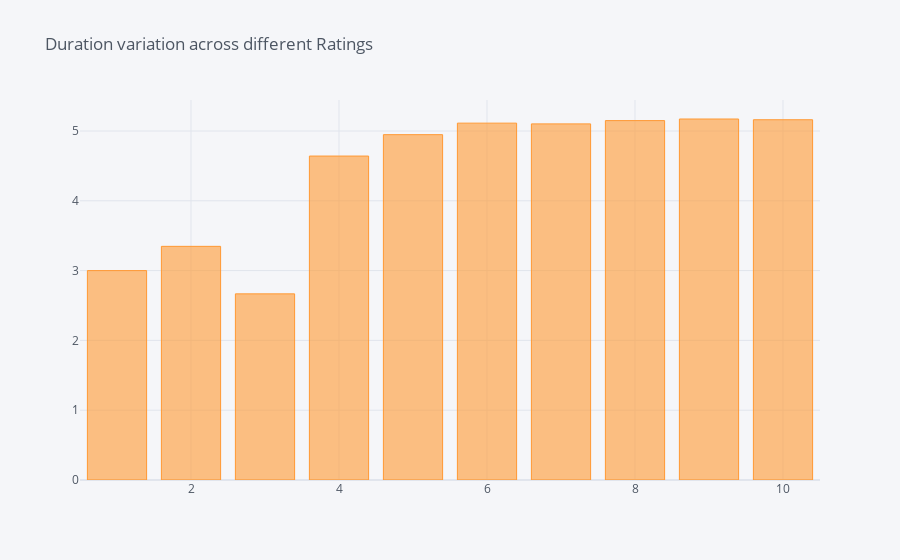

The notebook cell saved with this chart:
### Code cell
data.groupby('rating_engineTransmission').Duration.mean().iplot(kind='bar',title='Duration variation across different Ratings')

### Figure 1 — Plotly figure (JSON) as saved in the notebook; plotly's stock layout.template omitted (floating-point values rounded to 4 significant figures)
{"data": [{"marker": {"color": "rgba(255, 153, 51, 0.6)", "line": {"color": "rgba(255, 153, 51, 1.0)", "width": 1}}, "name": "Duration", "orientation": "v", "text": "", "type": "bar", "x": ["1", "10", "2", "3", "4", "5", "6", "7", "8", "9"], "y": [3, 5.161, 3.348, 2.667, 4.641, 4.948, 5.113, 5.102, 5.149, 5.172]}], "layout": {"legend": {"bgcolor": "#F5F6F9", "font": {"color": "#4D5663"}}, "paper_bgcolor": "#F5F6F9", "plot_bgcolor": "#F5F6F9", "title": {"font": {"color": "#4D5663"}, "text": "Duration variation across different Ratings"}, "xaxis": {"gridcolor": "#E1E5ED", "showgrid": true, "tickfont": {"color": "#4D5663"}, "title": {"font": {"color": "#4D5663"}, "text": ""}, "zerolinecolor": "#E1E5ED"}, "yaxis": {"gridcolor": "#E1E5ED", "showgrid": true, "tickfont": {"color": "#4D5663"}, "title": {"font": {"color": "#4D5663"}, "text": ""}, "zerolinecolor": "#E1E5ED"}}}
